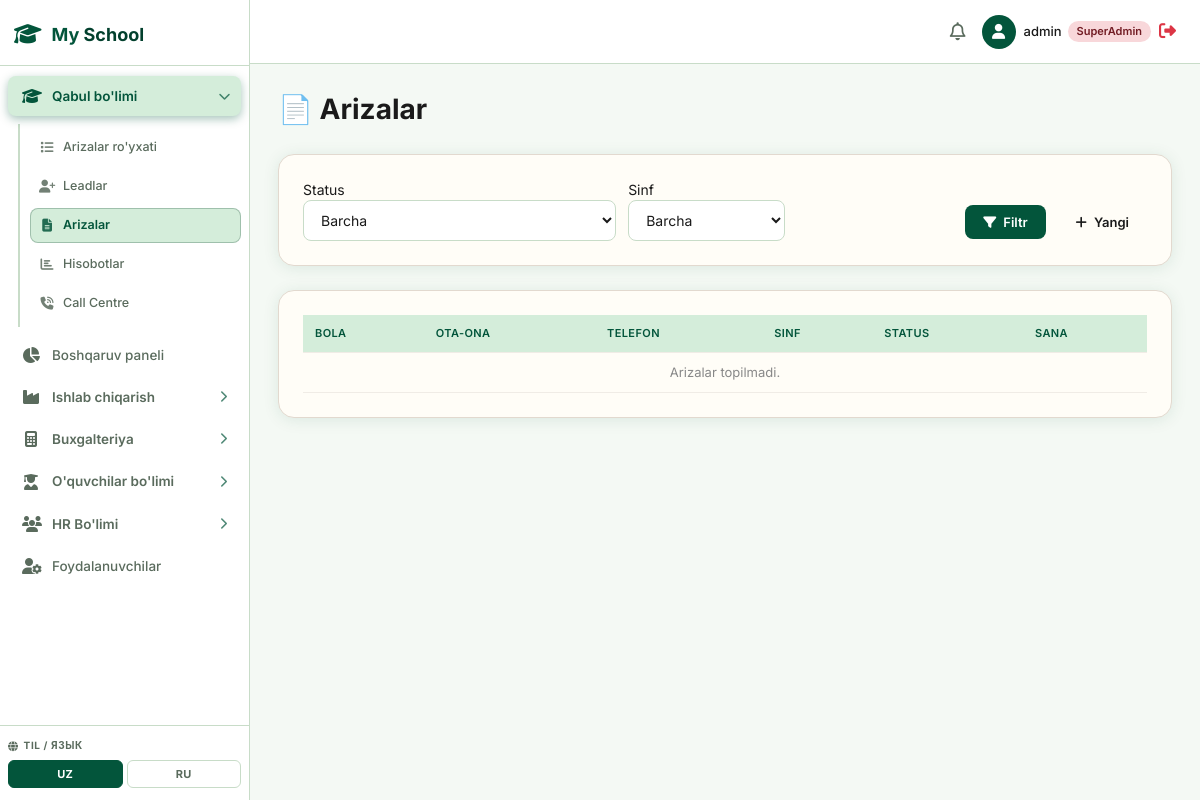
The page /enrollment/applications/ (signed in) on the database as committed earlier.
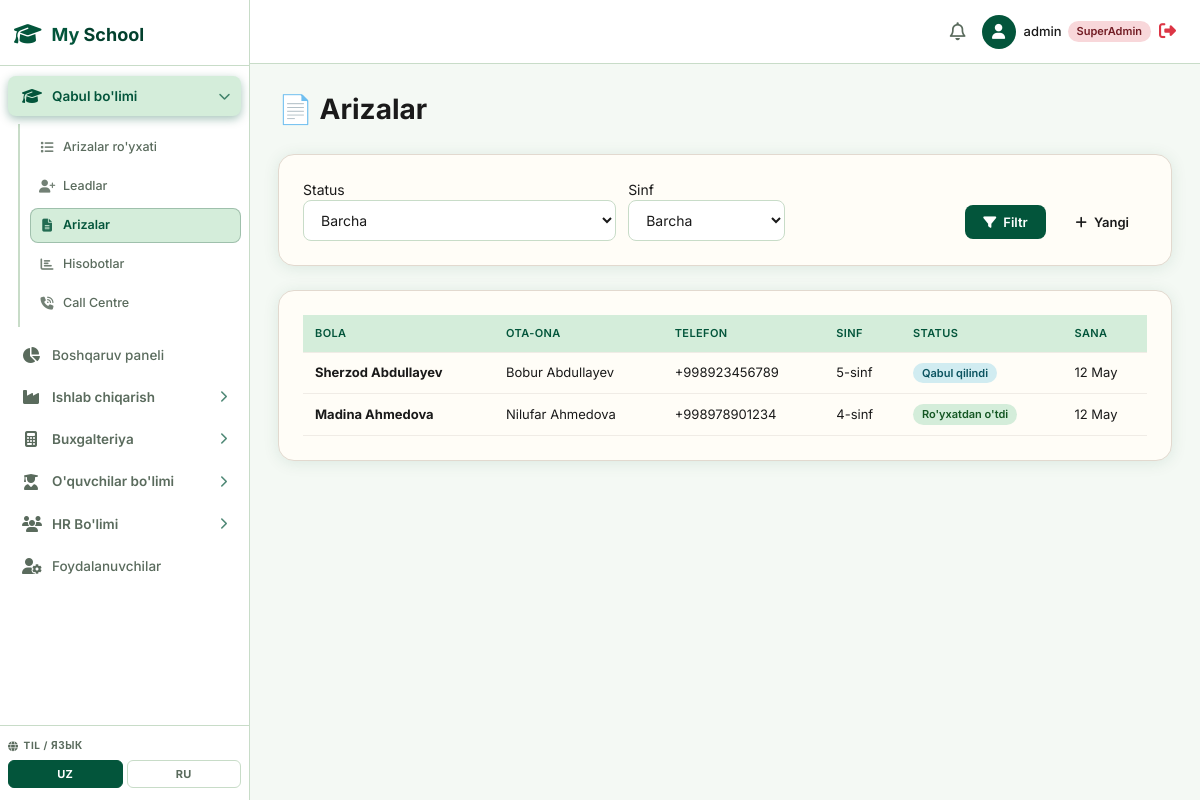
The same page on the database as committed later.
### enrollment/models.py (models this page shows, shortened)
class StudentApplication(models.Model):
    APPLICATION_STATUS = [
        ('draft', 'Qoralama'),
        ('submitted', 'Topshirildi'),
        ('under_review', 'Ko\'rib chiqilmoqda'),
        ('documents_pending', 'Hujjatlar kutilmoqda'),
        ('assessment', 'Sinov'),
        ('approved', 'Qabul qilindi'),
        ('enrolled', 'Ro\'yxatdan o\'tdi'),
        ('rejected', 'Rad etildi'),
        ('waitlisted', 'Kutish ro\'yxati'),
    ]
    GENDER_CHOICES = [
        ('M', 'O\'g\'il'),
        ('F', 'Qiz'),
    ]
    lead = models.ForeignKey(Lead, null=True, blank=True, on_delete=models.SET_NULL, related_name='applications')
    parent_first_name = models.CharField(max_length=100)
    parent_last_name = models.CharField(max_length=100)
    parent_phone = models.CharField(max_length=30)
    parent_email = models.EmailField(blank=True, null=True)
    parent_relation = models.CharField(max_length=50, default='Ota', help_text="Ota, Ona, Vasiy...")
    student_first_name = models.CharField(max_length=100)
    student_last_name = models.CharField(max_length=100)
    student_dob = models.DateField(help_text="Tug'ilgan sana")
    student_gender = models.CharField(max_length=1, choices=GENDER_CHOICES)
    applying_grade = models.ForeignKey(Grade, null=True, blank=True, on_delete=models.SET_NULL)
    previous_school = models.CharField(max_length=200, blank=True)
    medical_notes = models.TextField(blank=True, help_text="Tibbiy eslatmalar")
    status = models.CharField(max_length=20, choices=APPLICATION_STATUS, default='draft')
    application_fee_paid = models.BooleanField(default=False)
    application_fee_amount = models.DecimalField(max_digits=10, decimal_places=2, default=0)
    notes = models.TextField(blank=True)
    reviewed_by = models.ForeignKey(User, null=True, blank=True, on_delete=models.SET_NULL, related_name='reviewed_applications')
    submitted_at = models.DateTimeField(null=True, blank=True)
    reviewed_at = models.DateTimeField(null=True, blank=True)
    created_at = models.DateTimeField(auto_now_add=True)
    updated_at = models.DateTimeField(auto_now=True)
    class Meta:
        ordering = ['-created_at']
    @property
    def parent_full_name(self):
        return f"{self.parent_first_name} {self.parent_last_name}".strip()
    @property
    def student_full_name(self):
        return f"{self.student_first_name} {self.student_last_name}".strip()

class Grade(models.Model):
    name = models.CharField(max_length=50, unique=True)
    sort_order = models.IntegerField(default=0)
    class Meta:
        ordering = ['sort_order']
    def __str__(self):
        return self.name

### enrollment/views.py (the view)
# urls.py: path('applications/', views.application_list, name='enrollment_application_list'),
@login_required
@enrollment_required
def application_list(request):
    status_filter = request.GET.get('status', '')
    grade_filter = request.GET.get('grade', '')
    apps = StudentApplication.objects.select_related('applying_grade', 'lead', 'reviewed_by').all()
    if status_filter:
        apps = apps.filter(status=status_filter)
    if grade_filter:
        apps = apps.filter(applying_grade_id=grade_filter)
    paginator = Paginator(apps, 25)
    page_number = request.GET.get('page', 1)
    page_obj = paginator.get_page(page_number)
    context = {
        'page_obj': page_obj,
        'status_filter': status_filter,
        'grade_filter': grade_filter,
        'status_choices': StudentApplication.APPLICATION_STATUS,
        'grades': Grade.objects.all(),
        'page_title': 'Arizalar',
    }
    return render(request, 'enrollment/application_list.html', context)

### enrollment/views.py (called while the page is built)
def _is_enrollment_staff(user):
    if user.is_superuser:
        return True
    return user.groups.filter(name__in=['enrollment_agent', 'enrollment_manager', 'call_centre_admin']).exists()

### templates/enrollment/application_list.html (shortened to what this page needs)
{% extends 'base.html' %}
{% block content %}
<h1 style="font-size:28px;margin-bottom:24px;">📄 Arizalar</h1>
<div class="card" style="background:#fffdf7;border:1px solid #e2d9cf;border-radius:16px;padding:24px;margin-bottom:24px;">
  <form method="get" style="display:grid;grid-template-columns:2fr 1fr 1fr auto;gap:12px;align-items:end;">
    <div>
      <label>Status</label>
      <select name="status" class="form-control">
        <option value="">Barcha</option>
      </select>
    </div>
    <div>
      <label>Sinf</label>
      <select name="grade" class="form-control">
        <option value="">Barcha</option>
      </select>
    </div>
    <div>
      <button type="submit" class="btn btn-primary"><i class="fa-solid fa-filter"></i> Filtr</button>
      <a href="{% url 'enrollment_application_create' %}" class="btn btn-success" style="margin-left:8px;"><i class="fa-solid fa-plus"></i> Yangi</a>
    </div>
  </form>
</div>
<div class="card" style="background:#fffdf7;border:1px solid #e2d9cf;border-radius:16px;padding:24px;">
  <table class="data-table" style="width:100%;">
    <thead>
      <tr>
        <th>Bola</th>
        <th>Ota-ona</th>
        <th>Telefon</th>
        <th>Sinf</th>
        <th>Status</th>
        <th>Sana</th>
      </tr>
    </thead>
    <tbody>
      {% for app in page_obj %}
      <tr>
        <td><a href="{% url 'enrollment_application_detail' app.pk %}"><strong>{{ app.student_full_name }}</strong></a></td>
        <td>{{ app.parent_full_name }}</td>
        <td>{{ app.parent_phone }}</td>
        <td>{{ app.applying_grade|default:"—" }}</td>
        <td><span class="badge badge-{% if app.status == 'enrolled' %}success{% elif app.status == 'approved' %}info{% elif app.status == 'rejected' %}danger{% else %}warning{% endif %}">{{ app.get_status_display }}</span></td>
        <td>{{ app.created_at|date:"d M" }}</td>
      </tr>
      {% empty %}
      <tr><td colspan="6" style="text-align:center;color:#888;">Arizalar topilmadi.</td></tr>
      {% endfor %}
    </tbody>
  </table>
</div>
{% endblock %}

Rows that differ between the two databases and show on the page:
added StudentApplication: student_full_name "Sherzod Abdullayev", parent_full_name "Bobur Abdullayev", parent_phone "+998923456789", applying_grade "5-sinf", status "Qabul qilindi", created_at "12 May"
added StudentApplication: student_full_name "Madina Ahmedova", parent_full_name "Nilufar Ahmedova", parent_phone "+998978901234", applying_grade "4-sinf", status "Ro'yxatdan o'tdi", created_at "12 May"
Other text that changed with them:
text no longer shown: "Arizalar topilmadi."
